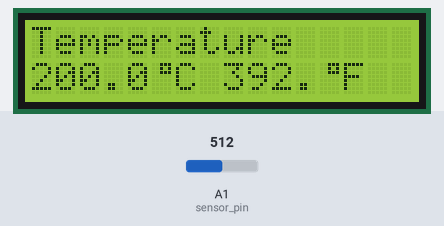
This sketch was run on a simulated Arduino Uno, built with avr-gcc and run on an emulated ATmega328P. Shown: 16×2 character LCD. The inputs (shaded band) are chosen by the test bench; at power-on: A1 (sensor_pin) = 512. What the sketch prints to the serial monitor is not drawn.

Above: at 1.6 s.
1.7 s: A1 (sensor_pin) set to 716
At 3.4 s:
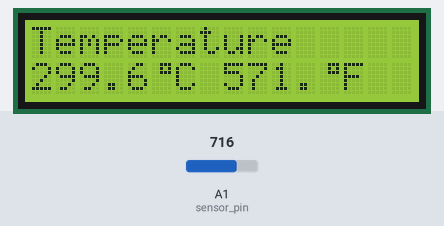
4.5 s: A1 (sensor_pin) set to 900
At 7.2 s:
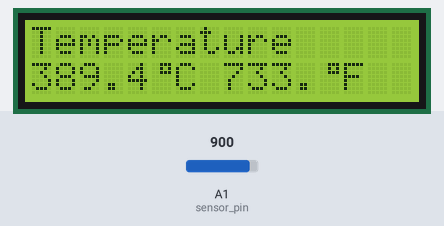
7.5 s: A1 (sensor_pin) set to 1023
At 10.4 s:
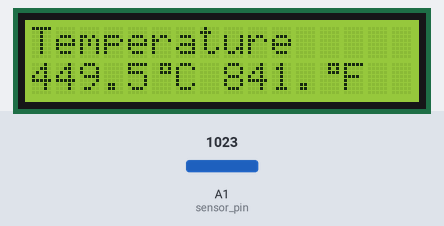
Timing chart, 0 to 11.9 s (numbered marks = the images above; inputs shaded):
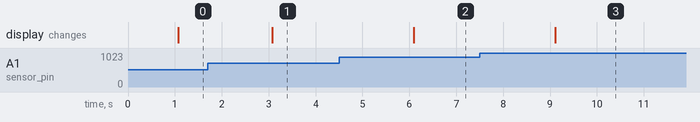

The sketch:

temp3.ino
```cpp
#include<LiquidCrystal.h>  // Importing library for the LCD display
const int sensor_pin = A1;
LiquidCrystal lcd(12, 11, 2, 3, 4, 5);

void setup()
{
 lcd.begin(16, 2);   // Initializes the interface to the LCD screen, and specifies the dimensions (width and height) of the display
 Serial.begin(9600);

 byte degree_symbol[8]={   // Creating a custom character, the degree "°" unit
  0b00111,
  0b00101,
  0b00111,
  0b00000,
  0b00000,
  0b00000,
  0b00000,
  0b00000
};
lcd.createChar(1,degree_symbol);

}

void loop()
{

  int sensor_data = analogRead(sensor_pin);  // Reading the sensor data
  float voltage = sensor_data * (5.0 / 1024.0);   // Converting the sensor values into voltage values
  float temperature_Celsius = (voltage - 0.5) * 100;  // Mapping the voltage values onto units of temperature
  float temperature_Fahrenheit = (temperature_Celsius * 9.0 / 5.0) + 32.0;

  delay(1000);
  // Output to the LCD display
  lcd.setCursor(0,0);
  lcd.print("Temperature");
  lcd.setCursor(0,1);
  lcd.print(temperature_Celsius);
  lcd.setCursor(5,1);
  lcd.write(1);    // Prints the custom character created previously
  lcd.print("C");
  lcd.print(" ");
  lcd.print(temperature_Fahrenheit);
  lcd.setCursor(12,1);
  lcd.write(1);
  lcd.print("F");
  Serial.println(temperature_Celsius);
}
```

Measured:
- after the input at 1.7 s, the display: changes after 1.4 s (image 1)
- after the input at 4.5 s, the display: changes after 1.6 s (image 2)
- after the input at 7.5 s, the display: changes after 1.6 s (image 3)
